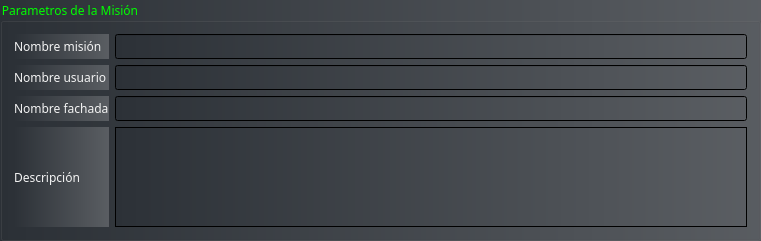
     <widget class="QGroupBox" name="setup_box">
      <property name="geometry">
       <rect>
        <x>165</x>
        <y>175</y>
        <width>761</width>
        <height>241</height>
       </rect>
      </property>
      <property name="palette">
       <palette>
        <active>
         <colorrole role="WindowText">
          <brush brushstyle="SolidPattern">
           <color alpha="255">
            <red>0</red>
            <green>255</green>
            <blue>0</blue>
           </color>
          </brush>
         </colorrole>
         <colorrole role="Button">
          <brush brushstyle="LinearGradientPattern">
           <gradient startx="0.000000000000000" starty="0.000000000000000" endx="3.000000000000000" endy="0.000000000000000" type="LinearGradient" spread="PadSpread" coordinatemode="ObjectBoundingMode">
            <gradientstop position="0.000000000000000">
             <color alpha="255">
              <red>44</red>
              <green>49</green>
              <blue>55</blue>
             </color>
            </gradientstop>
            <gradientstop position="1.000000000000000">
             <color alpha="255">
              <red>182</red>
              <green>183</green>
              <blue>185</blue>
             </color>
            </gradientstop>
           </gradient>
          </brush>
         </colorrole>
         <colorrole role="Text">
          <brush brushstyle="SolidPattern">
           <color alpha="255">
            <red>0</red>
            <green>255</green>
            <blue>0</blue>
           </color>
          </brush>
         </colorrole>
         <colorrole role="ButtonText">
          <brush brushstyle="SolidPattern">
           <color alpha="255">
            <red>0</red>
            <green>255</green>
            <blue>0</blue>
           </color>
          </brush>
         </colorrole>
         <colorrole role="Base">
          <brush brushstyle="LinearGradientPattern">
           <gradient startx="0.000000000000000" starty="0.000000000000000" endx="3.000000000000000" endy="0.000000000000000" type="LinearGradient" spread="PadSpread" coordinatemode="ObjectBoundingMode">
            <gradientstop position="0.000000000000000">
             <color alpha="255">
              <red>44</red>
              <green>49</green>
              <blue>55</blue>
             </color>
            </gradientstop>
            <gradientstop position="1.000000000000000">
             <color alpha="255">
              <red>182</red>
              <green>183</green>
              <blue>185</blue>
             </color>
            </gradientstop>
           </gradient>
          </brush>
         </colorrole>
         <colorrole role="Window">
          <brush brushstyle="LinearGradientPattern">
           <gradient startx="0.000000000000000" starty="0.000000000000000" endx="3.000000000000000" endy="0.000000000000000" type="LinearGradient" spread="PadSpread" coordinatemode="ObjectBoundingMode">
            <gradientstop position="0.000000000000000">
             <color alpha="255">
              <red>44</red>
              <green>49</green>
              <blue>55</blue>
             </color>
            </gradientstop>
            <gradientstop position="1.000000000000000">
             <color alpha="255">
              <red>182</red>
              <green>183</green>
              <blue>185</blue>
             </color>
            </gradientstop>
           </gradient>
          </brush>
         </colorrole>
        </active>
        <inactive>
         <colorrole role="WindowText">
          <brush brushstyle="SolidPattern">
           <color alpha="255">
            <red>0</red>
            <green>255</green>
            <blue>0</blue>
           </color>
          </brush>
         </colorrole>
         <colorrole role="Button">
          <brush brushstyle="LinearGradientPattern">
           <gradient startx="0.000000000000000" starty="0.000000000000000" endx="3.000000000000000" endy="0.000000000000000" type="LinearGradient" spread="PadSpread" coordinatemode="ObjectBoundingMode">
            <gradientstop position="0.000000000000000">
             <color alpha="255">
              <red>44</red>
              <green>49</green>
              <blue>55</blue>
             </color>
            </gradientstop>
            <gradientstop position="1.000000000000000">
             <color alpha="255">
              <red>182</red>
              <green>183</green>
              <blue>185</blue>
             </color>
            </gradientstop>
           </gradient>
          </brush>
         </colorrole>
         <colorrole role="Text">
          <brush brushstyle="SolidPattern">
           <color alpha="255">
            <red>0</red>
            <green>255</green>
            <blue>0</blue>
           </color>
          </brush>
         </colorrole>
         <colorrole role="ButtonText">
          <brush brushstyle="SolidPattern">
           <color alpha="255">
            <red>0</red>
            <green>255</green>
            <blue>0</blue>
           </color>
          </brush>
         </colorrole>
         <colorrole role="Base">
          <brush brushstyle="LinearGradientPattern">
           <gradient startx="0.000000000000000" starty="0.000000000000000" endx="3.000000000000000" endy="0.000000000000000" type="LinearGradient" spread="PadSpread" coordinatemode="ObjectBoundingMode">
            <gradientstop position="0.000000000000000">
             <color alpha="255">
              <red>44</red>
              <green>49</green>
              <blue>55</blue>
             </color>
            </gradientstop>
            <gradientstop position="1.000000000000000">
             <color alpha="255">
              <red>182</red>
              <green>183</green>
              <blue>185</blue>
             </color>
            </gradientstop>
           </gradient>
          </brush>
         </colorrole>
         <colorrole role="Window">
          <brush brushstyle="LinearGradientPattern">
           <gradient startx="0.000000000000000" starty="0.000000000000000" endx="3.000000000000000" endy="0.000000000000000" type="LinearGradient" spread="PadSpread" coordinatemode="ObjectBoundingMode">
            <gradientstop position="0.000000000000000">
             <color alpha="255">
              <red>44</red>
              <green>49</green>
              <blue>55</blue>
             </color>
            </gradientstop>
            <gradientstop position="1.000000000000000">
             <color alpha="255">
              <red>182</red>
              <green>183</green>
              <blue>185</blue>
             </color>
            </gradientstop>
           </gradient>
          </brush>
         </colorrole>
        </inactive>
        <disabled>
         <colorrole role="WindowText">
          <brush brushstyle="SolidPattern">
           <color alpha="255">
            <red>0</red>
            <green>255</green>
            <blue>0</blue>
           </color>
          </brush>
         </colorrole>
         <colorrole role="Button">
          <brush brushstyle="LinearGradientPattern">
           <gradient startx="0.000000000000000" starty="0.000000000000000" endx="3.000000000000000" endy="0.000000000000000" type="LinearGradient" spread="PadSpread" coordinatemode="ObjectBoundingMode">
            <gradientstop position="0.000000000000000">
             <color alpha="255">
              <red>44</red>
              <green>49</green>
              <blue>55</blue>
             </color>
            </gradientstop>
            <gradientstop position="1.000000000000000">
             <color alpha="255">
              <red>182</red>
              <green>183</green>
              <blue>185</blue>
             </color>
            </gradientstop>
           </gradient>
          </brush>
         </colorrole>
         <colorrole role="Text">
          <brush brushstyle="SolidPattern">
           <color alpha="255">
            <red>0</red>
            <green>255</green>
            <blue>0</blue>
           </color>
          </brush>
         </colorrole>
         <colorrole role="ButtonText">
          <brush brushstyle="SolidPattern">
           <color alpha="255">
            <red>0</red>
            <green>255</green>
            <blue>0</blue>
           </color>
          </brush>
         </colorrole>
         <colorrole role="Base">
          <brush brushstyle="LinearGradientPattern">
           <gradient startx="0.000000000000000" starty="0.000000000000000" endx="3.000000000000000" endy="0.000000000000000" type="LinearGradient" spread="PadSpread" coordinatemode="ObjectBoundingMode">
            <gradientstop position="0.000000000000000">
             <color alpha="255">
              <red>44</red>
              <green>49</green>
              <blue>55</blue>
             </color>
            </gradientstop>
            <gradientstop position="1.000000000000000">
             <color alpha="255">
              <red>182</red>
              <green>183</green>
              <blue>185</blue>
             </color>
            </gradientstop>
           </gradient>
          </brush>
         </colorrole>
         <colorrole role="Window">
          <brush brushstyle="LinearGradientPattern">
           <gradient startx="0.000000000000000" starty="0.000000000000000" endx="3.000000000000000" endy="0.000000000000000" type="LinearGradient" spread="PadSpread" coordinatemode="ObjectBoundingMode">
            <gradientstop position="0.000000000000000">
             <color alpha="255">
              <red>44</red>
              <green>49</green>
              <blue>55</blue>
             </color>
            </gradientstop>
            <gradientstop position="1.000000000000000">
             <color alpha="255">
              <red>182</red>
              <green>183</green>
              <blue>185</blue>
             </color>
            </gradientstop>
           </gradient>
          </brush>
         </colorrole>
        </disabled>
       </palette>
      </property>
      <property name="font">
       <font>
        <family>Zekton</family>
       </font>
      </property>
      <property name="styleSheet">
       <string notr="true">background-color: qlineargradient(spread:pad, x1:0, y1:0, x2:3, y2:0, stop:0 rgba( 44, 49, 55, 255), stop:1 rgba(182, 183, 185, 255));</string>
      </property>
      <property name="title">
       <string>Parametros de la Misión</string>
      </property>
      <layout class="QVBoxLayout" name="verticalLayout">
       <item>
        <layout class="QGridLayout" name="gridLayout_3">
         <item row="1" column="3">
          <widget class="QLineEdit" name="lineEdit_3">
           <property name="font">
            <font>
             <family>Zekton</family>
            </font>
           </property>
          </widget>
         </item>
         <item row="2" column="0" colspan="2">
          <widget class="QLabel" name="label_6">
           <property name="font">
            <font>
             <family>Zekton</family>
            </font>
           </property>
           <property name="styleSheet">
            <string notr="true">color: rgb(243, 243, 243);</string>
           </property>
           <property name="text">
            <string>Nombre usuario</string>
           </property>
          </widget>
         </item>
         <item row="5" column="3">
          <widget class="QTextEdit" name="textEdit">
           <property name="font">
            <font>
             <family>Zekton</family>
            </font>
           </property>
          </widget>
         </item>
         <item row="5" column="0" colspan="2">
          <widget class="QLabel" name="label_7">
           <property name="font">
            <font>
             <family>Zekton</family>
            </font>
           </property>
           <property name="styleSheet">
            <string notr="true">color: rgb(243, 243, 243);</string>
           </property>
           <property name="text">
            <string>Descripción</string>
           </property>
          </widget>
         </item>
         <item row="1" column="0" colspan="2">
          <widget class="QLabel" name="label_5">
           <property name="font">
            <font>
             <family>Zekton</family>
            </font>
           </property>
           <property name="styleSheet">
            <string notr="true">color: rgb(243, 243, 243);</string>
           </property>
           <property name="text">
            <string>Nombre misión</string>
           </property>
          </widget>
         </item>
         <item row="2" column="3">
          <widget class="QLineEdit" name="lineEdit_2">
           <property name="font">
            <font>
             <family>Zekton</family>
            </font>
           </property>
          </widget>
         </item>
         <item row="3" column="3">
          <widget class="QLineEdit" name="lineEdit_7">
           <property name="font">
            <font>
             <family>Zekton</family>
            </font>
           </property>
          </widget>
         </item>
         <item row="3" column="0" colspan="2">
          <widget class="QLabel" name="label_12">
           <property name="font">
            <font>
             <family>Zekton</family>
            </font>
           </property>
           <property name="styleSheet">
            <string notr="true">color: rgb(243, 243, 243);</string>
           </property>
           <property name="text">
            <string>Nombre fachada</string>
           </property>
          </widget>
         </item>
        </layout>
       </item>
      </layout>
     </widget>
